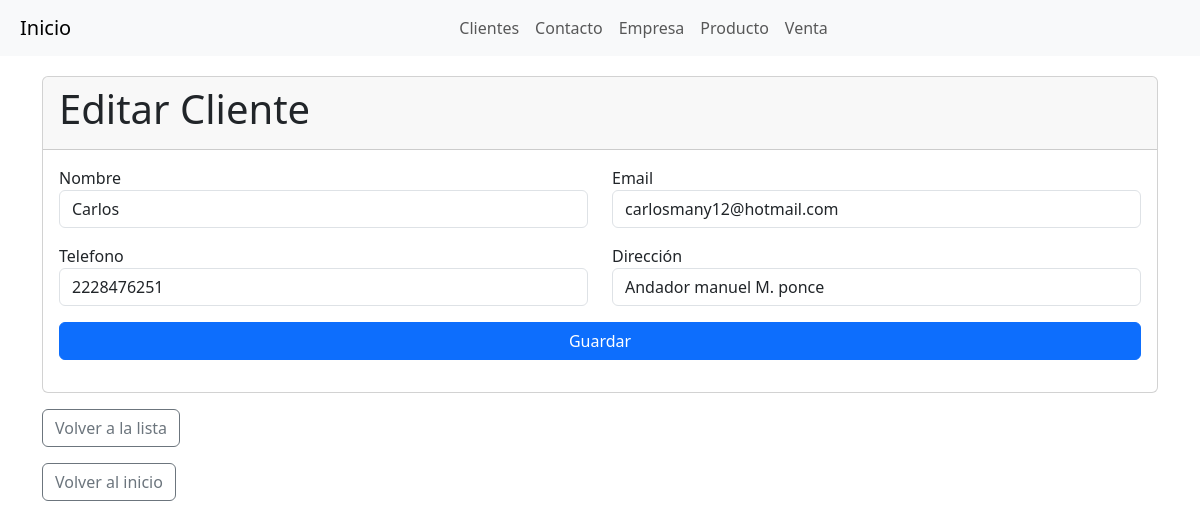
/cliente/5/edit/, run on the app's committed database.
### myapp/models.py (models this page shows, shortened)
class Cliente(models.Model):
    nombre = models.CharField(max_length=100)
    email = models.EmailField()
    telefono = models.CharField(max_length=15)
    direccion = models.CharField(max_length=255)

### myapp/views.py (the view)
# urls.py: path('cliente/<int:pk>/edit/', views.cliente_edit, name='cliente_edit'),
def cliente_edit(request, pk):
    cliente = get_object_or_404(Cliente, pk=pk)
    if request.method == "POST":
        form = ClienteForm(request.POST, instance=cliente)
        if form.is_valid():
            form.save()
            return redirect('cliente_list')  # Redirigir a la lista de clientes
    else:
        form = ClienteForm(instance=cliente)
    return render(request, 'cliente_form.html', {'form': form})

### myapp/forms.py
class ClienteForm(forms.ModelForm):
    class Meta:
        model = Cliente
        fields = ('nombre', 'email', 'telefono', 'direccion')

### myapp/templates/cliente_form.html (shortened to what this page needs)
<html>
<head>
    <link href="https://cdn.jsdelivr.net/npm/bootstrap@5.3.3/dist/css/bootstrap.min.css" rel="stylesheet" />
</head>
<body>
    <nav class="navbar navbar-expand-lg navbar-light bg-light">
      <a class="navbar-brand" href="{% url 'admin_dashboard' %}">Inicio</a>
        <div class="collapse navbar-collapse" id="navbarNav">
          <ul class="navbar-nav">
            <li class="nav-item">
              <a class="nav-link" href="{% url 'cliente_list' %}">Clientes</a>
            </li>
            <li class="nav-item">
              <a class="nav-link" href="{% url 'contacto_list' %}">Contacto</a>
            </li>
            <li class="nav-item">
              <a class="nav-link" href="{% url 'empresa_list' %}">Empresa</a>
            </li>
            <li class="nav-item">
              <a class="nav-link" href="{% url 'producto_list' %}">Producto</a>
            </li>
            <li class="nav-item">
              <a class="nav-link" href="{% url 'venta_list' %}">Venta</a>
            </li>
          </ul>
        </div>
      </nav>
    <div class="container form-container" style="margin-top: 20px">
      <div class="card">
          <div class="card-header">
              <h1 class="card-title">{% if form.instance.pk %}Editar Cliente{% else %}Nuevo Cliente{% endif %}</h1>
          </div>
          <div class="card-body">
              <form method="post" class="needs-validation" novalidate>
                  <div class="row">
                      <div class="col-md-6 mb-3">
                          <label for="id_nombre">Nombre</label>
                          <input type="text" class="form-control" id="id_nombre" name="nombre" value="{{ form.instance.nombre }}" required>
                      </div>
                      <div class="col-md-6 mb-3">
                          <label for="id_email">Email</label>
                          <input type="email" class="form-control" id="id_email" name="email" value="{{ form.instance.email }}" required>
                      </div>
                  </div>
                  <div class="row">
                      <div class="col-md-6 mb-3">
                          <label for="id_telefono">Telefono</label>
                          <input type="text" class="form-control" id="id_telefono" name="telefono" value="{{ form.instance.telefono }}" required>
                      </div>
                      <div class="col-md-6 mb-3">
                          <label for="id_direccion">Dirección</label>
                          <input type="text" class="form-control" id="id_direccion" name="direccion" value="{{ form.instance.direccion }}" required>
                      </div>
                  </div>
                  <div class="d-grid gap-2">
                      <button type="submit" class="btn btn-primary">Guardar</button>
                  </div>
              </form>
          </div>
      </div>
      <p class="mt-3"><a class="btn btn-outline-secondary" href="{% url 'cliente_list' %}">Volver a la lista</a></p>
      <p class="mt-3"><a class="btn btn-outline-secondary" href="{% url 'admin_dashboard' %}">Volver al inicio</a></p>
    </div>
  </body>
  </html>

### myapp/templates/cliente_form.html (style rules this page uses)
.navbar-nav { width: 100%; display: flex; justify-content: center; }
.navbar-brand { margin-left: 20px; display: flex; justify-content: center; }

### data on the page
Cliente: nombre "Carlos", email "carlosmany12@hotmail.com", telefono "2228476251", direccion "Andador manuel M. ponce"
